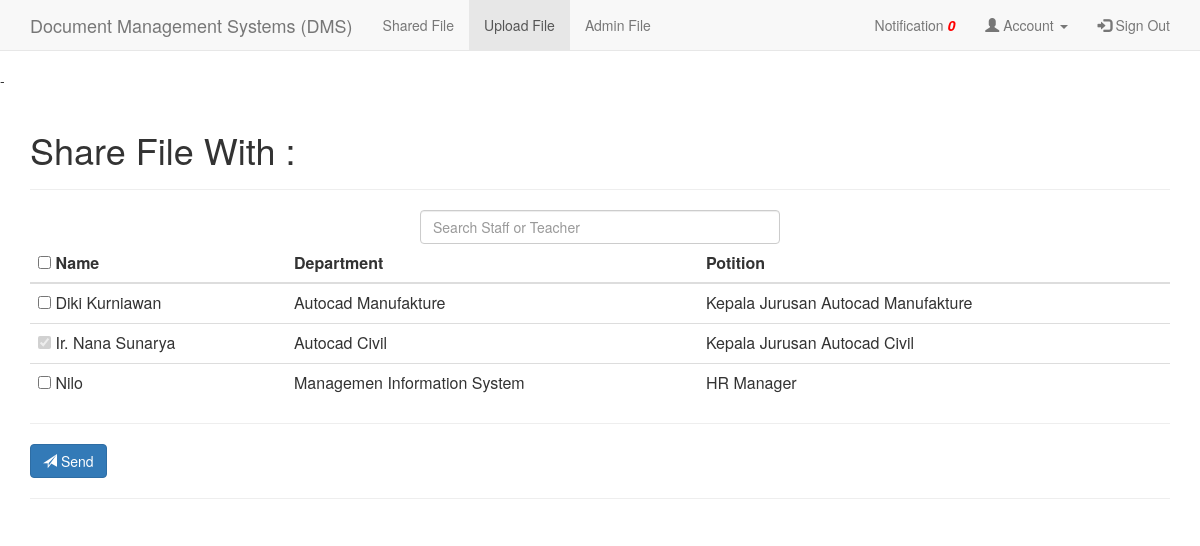
/?p=share&verify=6 (signed in), run on the app's committed database.
### tables this page shows
CREATE TABLE `tb_staff` (
  `id_staff` int(11) NOT NULL,
  `nik` varchar(20) DEFAULT NULL,
  `nama` varchar(100) DEFAULT NULL,
  `password` varchar(100) DEFAULT NULL,
  `jabatan` varchar(100) DEFAULT NULL,
  `staff_create` date DEFAULT NULL,
  `staff_status` varchar(2) DEFAULT NULL,
  `departemen` varchar(50) DEFAULT NULL
);

CREATE TABLE `tb_departemen` (
  `id_dep` int(11) NOT NULL,
  `nama_dep` varchar(50) DEFAULT NULL
);

### p_controller/ShareView.php (the view, shortened to what this page needs)
<?php
if (isset($_SESSION['userId'])) {
  if (isset($_GET['verify'])) {
    $dokOwner = mysql_query("SELECT * FROM tb_dokumen WHERE id_dok = '$_GET[verify]' AND id_staff = '$_SESSION[userId]'");
    $cekDokOwner = mysql_num_rows($dokOwner);
    if ($cekDokOwner > 0) {
      $idStaff = $_SESSION['userId'];
      $dataUserBySesion = mysql_query("SELECT * FROM tb_staff WHERE id_staff = '$idStaff'");
      $fetchDataUserBySesion = mysql_fetch_assoc($dataUserBySesion);
    } else {
      header("Location: ?p=home");
    }
  } else {
    header("Location: ?p=home");
  }
} else {
  header("Location: ?");
}
?>
<!DOCTYPE html>
<html lang="en">
<head>
  <link href="p_layout/css/bootstrap.min.css" rel="stylesheet">
  <link href="p_layout/css/navbar-fixed-top.css" rel="stylesheet">
</head>
<body onload="onload();">
     <?php
        require_once "p_controller/MenuNav.php";
    ?>
  <div class="container">
    <div class="row">
      <div class="col-lg-12">
        <div class="page-header">
          <h1>Share File With :</h1>
        </div>
      </div>
    </div>
    <div class="row">
      <div class="col-lg-4 col-lg-offset-4">
        <input type="search" id="search" value="" class="form-control" placeholder="Search Staff or Teacher">
      </div>
    </div>
    <div class="row">
      <div class="col-lg-12">
        <table class="table" id="table">
          <thead>
            <tr>
              <th><input type="checkbox" id="checkall" /> Name</th>
              <th>Department</th>
              <th>Potition</th>
            </tr>
          </thead>
          <tbody>
            <form action="" method="POST">
              <?php
              $dataStaff = mysql_query("SELECT * FROM tb_staff ORDER BY nama ASC");
              while ($user = mysql_fetch_array($dataStaff)) {
                if ($user['id_staff'] != $idStaff) {
                  $dataShare = mysql_query("SELECT * FROM tb_share WHERE id_dok = '$_GET[verify]' AND staff_share = '$user[id_staff]'");
                  $fetchShare = mysql_fetch_assoc($dataShare);
                  ?>
                  <tr>
                    <td>
                      <?php if($fetchShare['staff_share'] == $user['id_staff']) { ?>
                      <input disabled checked type='checkbox' value='<?php echo $user['id_staff']; ?>'> <?php echo $user['nama']; ?></td>
                      <?php } else { ?>
                      <input type='checkbox' name='u[]' value='<?php echo $user['id_staff']; ?>'> <?php echo $user['nama']; ?></td>
                      <?php } ?>
                      <td>
                        <?php
                        $dataDep = mysql_query("SELECT nama_dep FROM tb_departemen WHERE id_dep = $user[departemen]");
                        $fetchDep = mysql_fetch_assoc($dataDep);
                        echo $fetchDep['nama_dep'];
                        ?>
                      </td>
                      <td><?php echo $user['jabatan']; ?></td>
                    </tr>
                    <?php
                  }
                }
                ?>
              </tbody>
            </table>
            <hr>
            <button name="submit" type="submit" class="btn btn-primary">
              <i class="glyphicon glyphicon-send"></i> Send
            </button>
        </div>
      </div>
      <hr>
    </div>
  </body>
  </html>

### p_controller/MenuNav.php (shortened to what this page needs)
<nav class="navbar navbar-default navbar-fixed-top">
        <div class="container">
            <div class="navbar-header">
                <a class="navbar-brand" href="#">Document Management Systems (DMS)</a>
            </div>
            <div id="navbar" class="navbar-collapse collapse">
                <ul class="nav navbar-nav">
                    <li><a href="?p=home">Shared File</a></li>
                    <li class="active"><a href="?p=uploadfile">Upload File</a></li>
                    <li>
                        <a href="?p=folder">
                            <?php
                            if (isset($fetchDataUserBySesion)) {
                                echo ucfirst($fetchDataUserBySesion['nama']);
                            }
                            ?> File
                        </a>
                    </li>
                </ul>
                <ul class="nav navbar-nav navbar-right">
                    <li><a href="?p=notif">Notification <i class="material-icons"><b id="datas" style="color:red">0</b></i></a></li>
                    <li class="dropdown ">
                        <a href="#" class="dropdown-toggle" data-toggle="dropdown" role="button" aria-haspopup="true" aria-expanded="false"><span class="glyphicon glyphicon-user"></span> Account <span class="caret"></span></a>
                    </li>
                    <li><a href="?p=out"><span class="glyphicon glyphicon-log-in"></span>  Sign Out</a></li>
                </ul>
            </div>
        </div>
    </nav>

### p_layout/css/navbar-fixed-top.css (style rules this page uses)
body { padding-top: 70px; }

### data on the page
tb_staff: nama "Admin"
tb_staff: nama "Diki Kurniawan", tb_departemen.nama_dep "Autocad Manufakture", jabatan "Kepala Jurusan Autocad Manufakture"
tb_staff: nama "Ir. Nana Sunarya", tb_departemen.nama_dep "Autocad Civil", jabatan "Kepala Jurusan Autocad Civil"
tb_staff: nama "Nilo", tb_departemen.nama_dep "Managemen Information System", jabatan "HR Manager"
